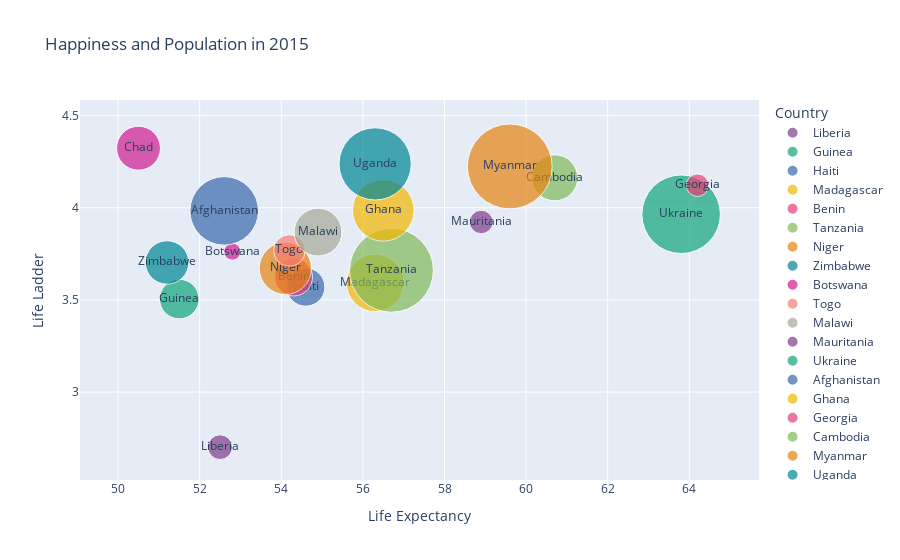

The notebook cell saved with this chart:
### Markdown cell above
### Plotting with three variables

The plotly bubble chart below shows `Life Ladder`, `Life Expectancy` and `Population`. This uses the y-axis, x-axis and the size of the circle represents the size of the population. The purpose of this plot is to visually inspect the countries selected in regards to three variables selected.

Hover over each circle to see the three values plotted for that country.

__[Bubble Charts](https://plotly.com/python/bubble-charts/)__

### Code cell
# set theme back to default
sns.set_theme()

# bubble chart
fig = px.scatter(b2015, x = "Life Expectancy", y = "Life Ladder", color = 'Country', 
                 size = 'Population', size_max = 60, text = 'Country',
        title='Happiness and Population in 2015', 
                 color_discrete_sequence = px.colors.qualitative.Bold)
fig.update_layout(xaxis_title = 'Life Expectancy',
                 yaxis_title = 'Life Ladder');
fig.show();

### Figure 1 — Plotly figure (JSON) as saved in the notebook; plotly's stock layout.template omitted (floating-point values rounded to 4 significant figures)
{"data": [{"hovertemplate": "Country=%{text}<br>Life Expectancy=%{x}<br>Life Ladder=%{y}<br>Population=%{marker.size}<extra></extra>", "legendgroup": "Liberia", "marker": {"color": "rgb(127, 60, 141)", "size": [4472229], "sizemode": "area", "sizeref": 14630.0, "symbol": "circle"}, "mode": "markers+text", "name": "Liberia", "orientation": "v", "showlegend": true, "text": ["Liberia"], "type": "scatter", "x": [52.5], "xaxis": "x", "y": [2.702], "yaxis": "y"}, {"hovertemplate": "Country=%{text}<br>Life Expectancy=%{x}<br>Life Ladder=%{y}<br>Population=%{marker.size}<extra></extra>", "legendgroup": "Guinea", "marker": {"color": "rgb(17, 165, 121)", "size": [11432096], "sizemode": "area", "sizeref": 14630.0, "symbol": "circle"}, "mode": "markers+text", "name": "Guinea", "orientation": "v", "showlegend": true, "text": ["Guinea"], "type": "scatter", "x": [51.5], "xaxis": "x", "y": [3.505], "yaxis": "y"}, {"hovertemplate": "Country=%{text}<br>Life Expectancy=%{x}<br>Life Ladder=%{y}<br>Population=%{marker.size}<extra></extra>", "legendgroup": "Haiti", "marker": {"color": "rgb(57, 105, 172)", "size": [10695540], "sizemode": "area", "sizeref": 14630.0, "symbol": "circle"}, "mode": "markers+text", "name": "Haiti", "orientation": "v", "showlegend": true, "text": ["Haiti"], "type": "scatter", "x": [54.6], "xaxis": "x", "y": [3.57], "yaxis": "y"}, {"hovertemplate": "Country=%{text}<br>Life Expectancy=%{x}<br>Life Ladder=%{y}<br>Population=%{marker.size}<extra></extra>", "legendgroup": "Madagascar", "marker": {"color": "rgb(242, 183, 1)", "size": [24234080], "sizemode": "area", "sizeref": 14630.0, "symbol": "circle"}, "mode": "markers+text", "name": "Madagascar", "orientation": "v", "showlegend": true, "text": ["Madagascar"], "type": "scatter", "x": [56.3], "xaxis": "x", "y": [3.593], "yaxis": "y"}, {"hovertemplate": "Country=%{text}<br>Life Expectancy=%{x}<br>Life Ladder=%{y}<br>Population=%{marker.size}<extra></extra>", "legendgroup": "Benin", "marker": {"color": "rgb(231, 63, 116)", "size": [10575962], "sizemode": "area", "sizeref": 14630.0, "symbol": "circle"}, "mode": "markers+text", "name": "Benin", "orientation": "v", "showlegend": true, "text": ["Benin"], "type": "scatter", "x": [54.3], "xaxis": "x", "y": [3.625], "yaxis": "y"}, {"hovertemplate": "Country=%{text}<br>Life Expectancy=%{x}<br>Life Ladder=%{y}<br>Population=%{marker.size}<extra></extra>", "legendgroup": "Tanzania", "marker": {"color": "rgb(128, 186, 90)", "size": [51482638], "sizemode": "area", "sizeref": 14630.0, "symbol": "circle"}, "mode": "markers+text", "name": "Tanzania", "orientation": "v", "showlegend": true, "text": ["Tanzania"], "type": "scatter", "x": [56.7], "xaxis": "x", "y": [3.661], "yaxis": "y"}, {"hovertemplate": "Country=%{text}<br>Life Expectancy=%{x}<br>Life Ladder=%{y}<br>Population=%{marker.size}<extra></extra>", "legendgroup": "Niger", "marker": {"color": "rgb(230, 131, 16)", "size": [20001663], "sizemode": "area", "sizeref": 14630.0, "symbol": "circle"}, "mode": "markers+text", "name": "Niger", "orientation": "v", "showlegend": true, "text": ["Niger"], "type": "scatter", "x": [54.1], "xaxis": "x", "y": [3.671], "yaxis": "y"}, {"hovertemplate": "Country=%{text}<br>Life Expectancy=%{x}<br>Life Ladder=%{y}<br>Population=%{marker.size}<extra></extra>", "legendgroup": "Zimbabwe", "marker": {"color": "rgb(0, 134, 149)", "size": [13814642], "sizemode": "area", "sizeref": 14630.0, "symbol": "circle"}, "mode": "markers+text", "name": "Zimbabwe", "orientation": "v", "showlegend": true, "text": ["Zimbabwe"], "type": "scatter", "x": [51.2], "xaxis": "x", "y": [3.703], "yaxis": "y"}, {"hovertemplate": "Country=%{text}<br>Life Expectancy=%{x}<br>Life Ladder=%{y}<br>Population=%{marker.size}<extra></extra>", "legendgroup": "Botswana", "marker": {"color": "rgb(207, 28, 144)", "size": [2120716], "sizemode": "area", "sizeref": 14630.0, "symbol": "circle"}, "mode": "markers+text", "name": "Botswana", "orientation": "v", "showlegend": true, "text": ["Botswana"], "type": "scatter", "x": [52.8], "xaxis": "x", "y": [3.762], "yaxis": "y"}, {"hovertemplate": "Country=%{text}<br>Life Expectancy=%{x}<br>Life Ladder=%{y}<br>Population=%{marker.size}<extra></extra>", "legendgroup": "Togo", "marker": {"color": "rgb(249, 123, 114)", "size": [7323162], "sizemode": "area", "sizeref": 14630.0, "symbol": "circle"}, "mode": "markers+text", "name": "Togo", "orientation": "v", "showlegend": true, "text": ["Togo"], "type": "scatter", "x": [54.2], "xaxis": "x", "y": [3.768], "yaxis": "y"}, {"hovertemplate": "Country=%{text}<br>Life Expectancy=%{x}<br>Life Ladder=%{y}<br>Population=%{marker.size}<extra></extra>", "legendgroup": "Malawi", "marker": {"color": "rgb(165, 170, 153)", "size": [16745305], "sizemode": "area", "sizeref": 14630.0, "symbol": "circle"}, "mode": "markers+text", "name": "Malawi", "orientation": "v", "showlegend": true, "text": ["Malawi"], "type": "scatter", "x": [54.9], "xaxis": "x", "y": [3.868], "yaxis": "y"}, {"hovertemplate": "Country=%{text}<br>Life Expectancy=%{x}<br>Life Ladder=%{y}<br>Population=%{marker.size}<extra></extra>", "legendgroup": "Mauritania", "marker": {"color": "rgb(127, 60, 141)", "size": [4046304], "sizemode": "area", "sizeref": 14630.0, "symbol": "circle"}, "mode": "markers+text", "name": "Mauritania", "orientation": "v", "showlegend": true, "text": ["Mauritania"], "type": "scatter", "x": [58.9], "xaxis": "x", "y": [3.923], "yaxis": "y"}, {"hovertemplate": "Country=%{text}<br>Life Expectancy=%{x}<br>Life Ladder=%{y}<br>Population=%{marker.size}<extra></extra>", "legendgroup": "Ukraine", "marker": {"color": "rgb(17, 165, 121)", "size": [45154036], "sizemode": "area", "sizeref": 14630.0, "symbol": "circle"}, "mode": "markers+text", "name": "Ukraine", "orientation": "v", "showlegend": true, "text": ["Ukraine"], "type": "scatter", "x": [63.8], "xaxis": "x", "y": [3.965], "yaxis": "y"}, {"hovertemplate": "Country=%{text}<br>Life Expectancy=%{x}<br>Life Ladder=%{y}<br>Population=%{marker.size}<extra></extra>", "legendgroup": "Afghanistan", "marker": {"color": "rgb(57, 105, 172)", "size": [34413603], "sizemode": "area", "sizeref": 14630.0, "symbol": "circle"}, "mode": "markers+text", "name": "Afghanistan", "orientation": "v", "showlegend": true, "text": ["Afghanistan"], "type": "scatter", "x": [52.6], "xaxis": "x", "y": [3.983], "yaxis": "y"}, {"hovertemplate": "Country=%{text}<br>Life Expectancy=%{x}<br>Life Ladder=%{y}<br>Population=%{marker.size}<extra></extra>", "legendgroup": "Ghana", "marker": {"color": "rgb(242, 183, 1)", "size": [27849203], "sizemode": "area", "sizeref": 14630.0, "symbol": "circle"}, "mode": "markers+text", "name": "Ghana", "orientation": "v", "showlegend": true, "text": ["Ghana"], "type": "scatter", "x": [56.5], "xaxis": "x", "y": [3.986], "yaxis": "y"}, {"hovertemplate": "Country=%{text}<br>Life Expectancy=%{x}<br>Life Ladder=%{y}<br>Population=%{marker.size}<extra></extra>", "legendgroup": "Georgia", "marker": {"color": "rgb(231, 63, 116)", "size": [3725276], "sizemode": "area", "sizeref": 14630.0, "symbol": "circle"}, "mode": "markers+text", "name": "Georgia", "orientation": "v", "showlegend": true, "text": ["Georgia"], "type": "scatter", "x": [64.2], "xaxis": "x", "y": [4.122], "yaxis": "y"}, {"hovertemplate": "Country=%{text}<br>Life Expectancy=%{x}<br>Life Ladder=%{y}<br>Population=%{marker.size}<extra></extra>", "legendgroup": "Cambodia", "marker": {"color": "rgb(128, 186, 90)", "size": [15521435], "sizemode": "area", "sizeref": 14630.0, "symbol": "circle"}, "mode": "markers+text", "name": "Cambodia", "orientation": "v", "showlegend": true, "text": ["Cambodia"], "type": "scatter", "x": [60.7], "xaxis": "x", "y": [4.162], "yaxis": "y"}, {"hovertemplate": "Country=%{text}<br>Life Expectancy=%{x}<br>Life Ladder=%{y}<br>Population=%{marker.size}<extra></extra>", "legendgroup": "Myanmar", "marker": {"color": "rgb(230, 131, 16)", "size": [52680724], "sizemode": "area", "sizeref": 14630.0, "symbol": "circle"}, "mode": "markers+text", "name": "Myanmar", "orientation": "v", "showlegend": true, "text": ["Myanmar"], "type": "scatter", "x": [59.6], "xaxis": "x", "y": [4.224], "yaxis": "y"}, {"hovertemplate": "Country=%{text}<br>Life Expectancy=%{x}<br>Life Ladder=%{y}<br>Population=%{marker.size}<extra></extra>", "legendgroup": "Uganda", "marker": {"color": "rgb(0, 134, 149)", "size": [38225447], "sizemode": "area", "sizeref": 14630.0, "symbol": "circle"}, "mode": "markers+text", "name": "Uganda", "orientation": "v", "showlegend": true, "text": ["Uganda"], "type": "scatter", "x": [56.3], "xaxis": "x", "y": [4.238], "yaxis": "y"}, {"hovertemplate": "Country=%{text}<br>Life Expectancy=%{x}<br>Life Ladder=%{y}<br>Population=%{marker.size}<extra></extra>", "legendgroup": "Chad", "marker": {"color": "rgb(207, 28, 144)", "size": [14110971], "sizemode": "area", "sizeref": 14630.0, "symbol": "circle"}, "mode": "markers+text", "name": "Chad", "orientation": "v", "showlegend": true, "text": ["Chad"], "type": "scatter", "x": [50.5], "xaxis": "x", "y": [4.323], "yaxis": "y"}], "layout": {"legend": {"itemsizing": "constant", "title": {"text": "Country"}, "tracegroupgap": 0}, "title": {"text": "Happiness and Population in 2015"}, "xaxis": {"anchor": "y", "domain": [0, 1], "title": {"text": "Life Expectancy"}}, "yaxis": {"anchor": "x", "domain": [0, 1], "title": {"text": "Life Ladder"}}}}
